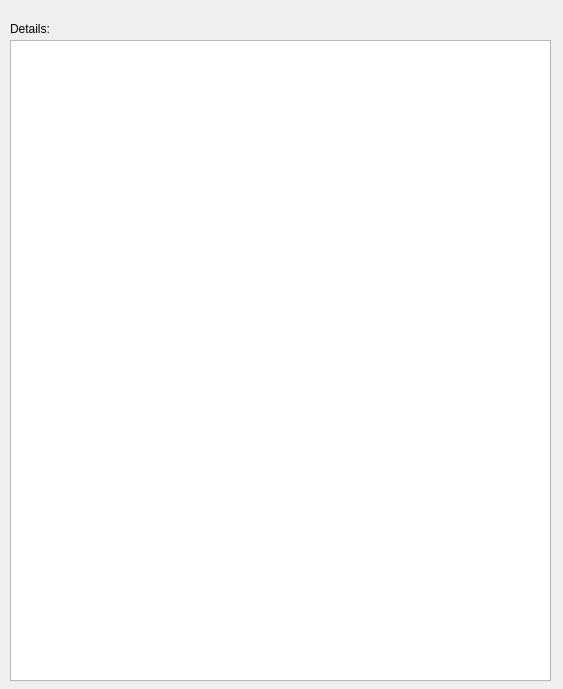
<?xml version="1.0" encoding="UTF-8"?>
<ui version="4.0">
 <class>DetailsView</class>
 <widget class="QWidget" name="DetailsView">
  <property name="geometry">
   <rect>
    <x>0</x>
    <y>0</y>
    <width>563</width>
    <height>689</height>
   </rect>
  </property>
  <property name="windowTitle">
   <string>More details</string>
  </property>
  <widget class="QLabel" name="informationLabel">
   <property name="geometry">
    <rect>
     <x>10</x>
     <y>20</y>
     <width>91</width>
     <height>17</height>
    </rect>
   </property>
   <property name="text">
    <string>Details:</string>
   </property>
  </widget>
  <widget class="QTextEdit" name="informationValueLabel">
   <property name="geometry">
    <rect>
     <x>10</x>
     <y>40</y>
     <width>541</width>
     <height>641</height>
    </rect>
   </property>
  </widget>
 </widget>
 <resources/>
 <connections/>
</ui>
